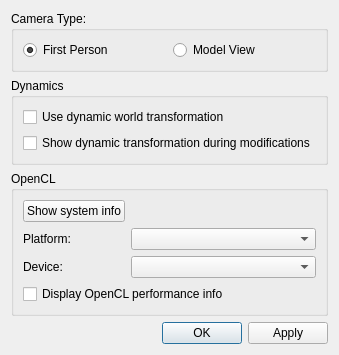
<?xml version="1.0" encoding="UTF-8"?>
<ui version="4.0">
 <class>settingsDialog</class>
 <widget class="QDialog" name="settingsDialog">
  <property name="geometry">
   <rect>
    <x>0</x>
    <y>0</y>
    <width>307</width>
    <height>313</height>
   </rect>
  </property>
  <property name="windowTitle">
   <string>Settings</string>
  </property>
  <layout class="QGridLayout" name="gridLayout">
   <item row="3" column="0">
    <widget class="QDialogButtonBox" name="buttonBox">
     <property name="standardButtons">
      <set>QDialogButtonBox::Apply|QDialogButtonBox::Ok</set>
     </property>
    </widget>
   </item>
   <item row="0" column="0">
    <widget class="QGroupBox" name="gbCameraType">
     <property name="title">
      <string>Camera Type:</string>
     </property>
     <layout class="QHBoxLayout" name="horizontalLayout">
      <item>
       <widget class="QRadioButton" name="rbFirstPerson">
        <property name="autoFillBackground">
         <bool>false</bool>
        </property>
        <property name="text">
         <string>First Person</string>
        </property>
        <property name="checked">
         <bool>true</bool>
        </property>
       </widget>
      </item>
      <item>
       <widget class="QRadioButton" name="rbModelView">
        <property name="text">
         <string>Model View</string>
        </property>
       </widget>
      </item>
     </layout>
    </widget>
   </item>
   <item row="1" column="0">
    <widget class="QGroupBox" name="gbDynamics">
     <property name="title">
      <string>Dynamics</string>
     </property>
     <layout class="QFormLayout" name="formLayout">
      <item row="0" column="0">
       <widget class="QCheckBox" name="cbUseDynWorld">
        <property name="text">
         <string>Use dynamic world transformation</string>
        </property>
       </widget>
      </item>
      <item row="1" column="0">
       <widget class="QCheckBox" name="cbShowDynTrans">
        <property name="text">
         <string>Show dynamic transformation during modifications</string>
        </property>
       </widget>
      </item>
     </layout>
    </widget>
   </item>
   <item row="2" column="0">
    <widget class="QGroupBox" name="gbOpenCL">
     <property name="title">
      <string>OpenCL</string>
     </property>
     <layout class="QGridLayout" name="gridLayout_2">
      <item row="2" column="1">
       <widget class="QComboBox" name="cmbCLPlatform"/>
      </item>
      <item row="2" column="0">
       <widget class="QLabel" name="lPlatform">
        <property name="text">
         <string>Platform:</string>
        </property>
       </widget>
      </item>
      <item row="4" column="1">
       <widget class="QComboBox" name="cmbCLDevice">
        <property name="sizePolicy">
         <sizepolicy hsizetype="Preferred" vsizetype="Fixed">
          <horstretch>1</horstretch>
          <verstretch>0</verstretch>
         </sizepolicy>
        </property>
       </widget>
      </item>
      <item row="4" column="0">
       <widget class="QLabel" name="lDevice">
        <property name="text">
         <string>Device:</string>
        </property>
       </widget>
      </item>
      <item row="5" column="0" colspan="2">
       <widget class="QCheckBox" name="cbDisplayCLInfo">
        <property name="text">
         <string>Display OpenCL performance info</string>
        </property>
       </widget>
      </item>
      <item row="0" column="0">
       <widget class="QPushButton" name="pbInfo">
        <property name="text">
         <string>Show system info</string>
        </property>
       </widget>
      </item>
     </layout>
    </widget>
   </item>
  </layout>
 </widget>
 <resources/>
 <connections>
  <connection>
   <sender>buttonBox</sender>
   <signal>accepted()</signal>
   <receiver>settingsDialog</receiver>
   <slot>accept()</slot>
   <hints>
    <hint type="sourcelabel">
     <x>248</x>
     <y>254</y>
    </hint>
    <hint type="destinationlabel">
     <x>157</x>
     <y>274</y>
    </hint>
   </hints>
  </connection>
  <connection>
   <sender>buttonBox</sender>
   <signal>rejected()</signal>
   <receiver>settingsDialog</receiver>
   <slot>reject()</slot>
   <hints>
    <hint type="sourcelabel">
     <x>316</x>
     <y>260</y>
    </hint>
    <hint type="destinationlabel">
     <x>286</x>
     <y>274</y>
    </hint>
   </hints>
  </connection>
 </connections>
</ui>
